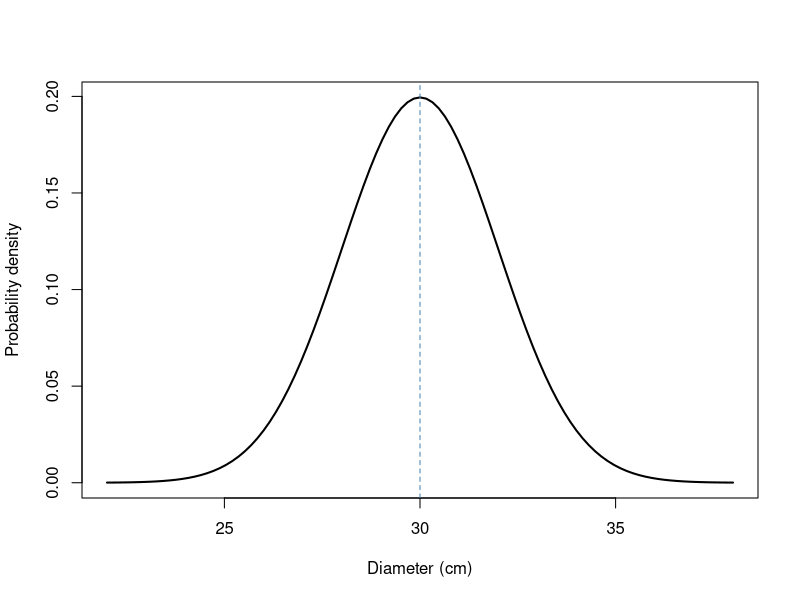
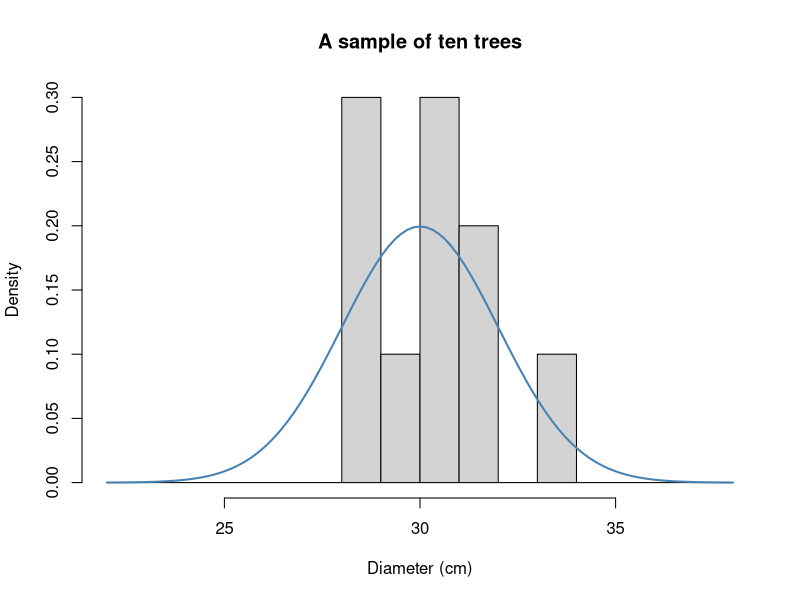

Reproduce these figures in R, in order.
## ---- chunk 1
mu <- 30
sigma <- 2
curve(dnorm(x, mean = mu, sd = sigma), from = 22, to = 38,
      xlab = "Diameter (cm)", ylab = "Probability density", lwd = 2)
abline(v = mu, col = "steelblue", lty = 2)
## ---- chunk 2
# Probability of a diameter between 28 and 32 cm
pnorm(32, mean = mu, sd = sigma) - pnorm(28, mean = mu, sd = sigma)

# Diameter below which 95% of the modelled population lies
qnorm(0.95, mean = mu, sd = sigma)
## ---- chunk 3
set.seed(1)
n <- 10
diameters <- rnorm(n, mean = mu, sd = sigma)
round(diameters, 2)
## ---- chunk 4
hist(diameters, probability = TRUE, breaks = seq(22, 38, by = 1),
     xlim = c(22, 38), main = "A sample of ten trees",
     xlab = "Diameter (cm)")
curve(dnorm(x, mean = mu, sd = sigma), add = TRUE,
      col = "steelblue", lwd = 2)
## ---- chunk 5
sample_mean <- mean(diameters)
sample_sd <- sd(diameters)
data.frame(quantity = c("Mean", "Standard deviation"),
           population = c(mu, sigma),
           sample_estimate = c(sample_mean, sample_sd))
